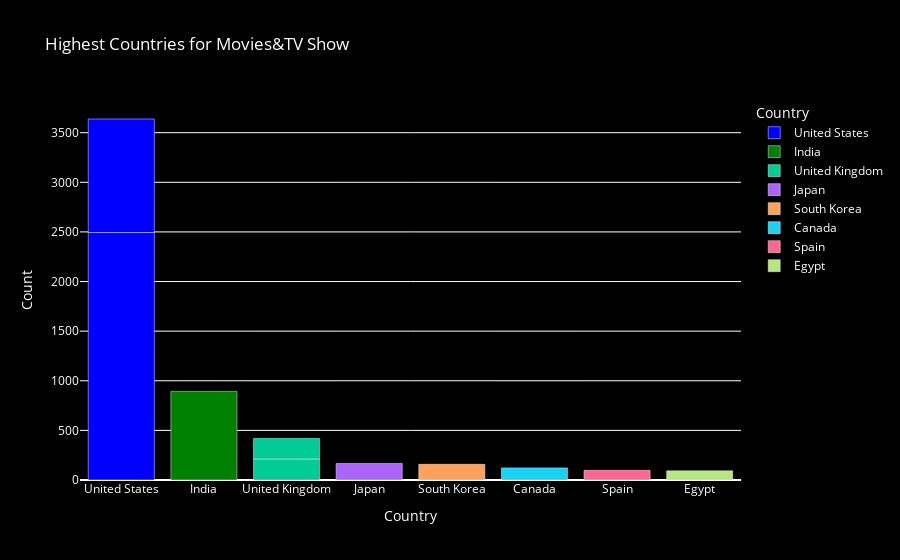

The code cell stored with this chart in its notebook:
### Code cell
grouped_data = df.groupby(['type', 'country']).size().reset_index(name='count')
grouped_data = grouped_data.sort_values(by="count", ascending=False)
grouped_data = grouped_data.head(10)
fig = px.bar(grouped_data, x='country', y='count', color='country',
             title="Highest Countries for Movies&TV Show",
             labels={'country': "Country", 'count': "Count"},
             color_discrete_map={'United States': 'blue', 'India': 'green'})
fig.update_layout(
     plot_bgcolor='rgba(0,0,0,0)', 
     paper_bgcolor='black',         
     font=dict(color='white')       
 )
fig.show()

### Figure 1 — Plotly figure (JSON) as saved in the notebook; plotly's stock layout.template omitted (floating-point values rounded to 4 significant figures)
{"data": [{"alignmentgroup": "True", "hovertemplate": "Country=%{x}<br>Count=%{y}<extra></extra>", "legendgroup": "United States", "marker": {"color": "blue", "pattern": {"shape": ""}}, "name": "United States", "offsetgroup": "United States", "orientation": "v", "showlegend": true, "textposition": "auto", "type": "bar", "x": ["United States", "United States"], "xaxis": "x", "y": [2494, 1144], "yaxis": "y"}, {"alignmentgroup": "True", "hovertemplate": "Country=%{x}<br>Count=%{y}<extra></extra>", "legendgroup": "India", "marker": {"color": "green", "pattern": {"shape": ""}}, "name": "India", "offsetgroup": "India", "orientation": "v", "showlegend": true, "textposition": "auto", "type": "bar", "x": ["India"], "xaxis": "x", "y": [893], "yaxis": "y"}, {"alignmentgroup": "True", "hovertemplate": "Country=%{x}<br>Count=%{y}<extra></extra>", "legendgroup": "United Kingdom", "marker": {"color": "#00cc96", "pattern": {"shape": ""}}, "name": "United Kingdom", "offsetgroup": "United Kingdom", "orientation": "v", "showlegend": true, "textposition": "auto", "type": "bar", "x": ["United Kingdom", "United Kingdom"], "xaxis": "x", "y": [212, 206], "yaxis": "y"}, {"alignmentgroup": "True", "hovertemplate": "Country=%{x}<br>Count=%{y}<extra></extra>", "legendgroup": "Japan", "marker": {"color": "#ab63fa", "pattern": {"shape": ""}}, "name": "Japan", "offsetgroup": "Japan", "orientation": "v", "showlegend": true, "textposition": "auto", "type": "bar", "x": ["Japan"], "xaxis": "x", "y": [167], "yaxis": "y"}, {"alignmentgroup": "True", "hovertemplate": "Country=%{x}<br>Count=%{y}<extra></extra>", "legendgroup": "South Korea", "marker": {"color": "#FFA15A", "pattern": {"shape": ""}}, "name": "South Korea", "offsetgroup": "South Korea", "orientation": "v", "showlegend": true, "textposition": "auto", "type": "bar", "x": ["South Korea"], "xaxis": "x", "y": [158], "yaxis": "y"}, {"alignmentgroup": "True", "hovertemplate": "Country=%{x}<br>Count=%{y}<extra></extra>", "legendgroup": "Canada", "marker": {"color": "#19d3f3", "pattern": {"shape": ""}}, "name": "Canada", "offsetgroup": "Canada", "orientation": "v", "showlegend": true, "textposition": "auto", "type": "bar", "x": ["Canada"], "xaxis": "x", "y": [122], "yaxis": "y"}, {"alignmentgroup": "True", "hovertemplate": "Country=%{x}<br>Count=%{y}<extra></extra>", "legendgroup": "Spain", "marker": {"color": "#FF6692", "pattern": {"shape": ""}}, "name": "Spain", "offsetgroup": "Spain", "orientation": "v", "showlegend": true, "textposition": "auto", "type": "bar", "x": ["Spain"], "xaxis": "x", "y": [97], "yaxis": "y"}, {"alignmentgroup": "True", "hovertemplate": "Country=%{x}<br>Count=%{y}<extra></extra>", "legendgroup": "Egypt", "marker": {"color": "#B6E880", "pattern": {"shape": ""}}, "name": "Egypt", "offsetgroup": "Egypt", "orientation": "v", "showlegend": true, "textposition": "auto", "type": "bar", "x": ["Egypt"], "xaxis": "x", "y": [92], "yaxis": "y"}], "layout": {"barmode": "relative", "font": {"color": "white"}, "legend": {"title": {"text": "Country"}, "tracegroupgap": 0}, "paper_bgcolor": "black", "plot_bgcolor": "rgba(0,0,0,0)", "title": {"text": "Highest Countries for Movies&TV Show"}, "xaxis": {"anchor": "y", "categoryarray": ["United States", "India", "United Kingdom", "Japan", "South Korea", "Canada", "Spain", "Egypt"], "categoryorder": "array", "domain": [0, 1], "title": {"text": "Country"}}, "yaxis": {"anchor": "x", "domain": [0, 1], "title": {"text": "Count"}}}}
